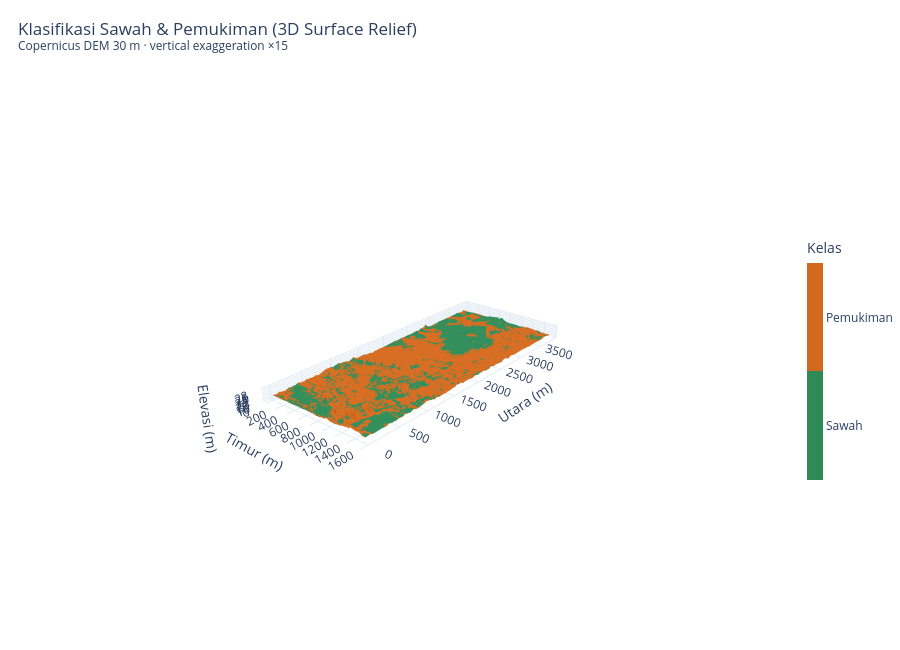

Source (notebook cell):
### Code cell
import plotly.graph_objects as go

span_x, span_y = x.max(), y.max()
span_z = max(float(np.nanmax(z) - np.nanmin(z)), 1.0)
big = max(span_x, span_y)
ar = dict(x=span_x / big, y=span_y / big,
          z=float(np.clip(span_z * VERTICAL_EXAGGERATION / big, 0.05, 0.4)))   # keep the relief visible but not absurd
real_ve = ar["z"] * big / span_z

fig3d = go.Figure(go.Surface(
    x=x, y=y, z=z, surfacecolor=c, cmin=1, cmax=2,
    colorscale=[[0, COLORS[1]], [0.5, COLORS[1]], [0.5, COLORS[2]], [1, COLORS[2]]],
    colorbar=dict(title="Kelas", tickvals=[1.25, 1.75], ticktext=["Sawah", "Pemukiman"],
                  len=0.45, thickness=16, x=0.94),
    lighting=dict(ambient=0.65, diffuse=0.85, roughness=0.9, specular=0.05, fresnel=0.1),
    hovertemplate="Timur %{x:.0f} m<br>Utara %{y:.0f} m<br>Elevasi %{z:.1f} m<extra></extra>"))
fig3d.update_layout(
    title=dict(text=f"Klasifikasi Sawah & Pemukiman (3D Surface Relief)<br>"
                    f"<sup>Copernicus DEM 30 m · vertical exaggeration ×{real_ve:.0f}</sup>", x=0.02),
    scene=dict(xaxis=dict(title="Timur (m)"), yaxis=dict(title="Utara (m)"),
               zaxis=dict(title="Elevasi (m)", range=[float(np.nanmin(z)) - 0.5, float(np.nanmax(z)) + 0.5]),
               aspectmode="manual", aspectratio=ar,
               camera=dict(eye=dict(x=1.35, y=-1.6, z=0.95))),
    margin=dict(l=0, r=0, t=70, b=0), height=650, template="plotly_white")

fig3d.write_html(str(BASE / "assets/peta_3d.html"), include_plotlyjs="cdn", full_html=True, config={"responsive": True})
print("Saved assets/peta_3d.html")
fig3d.show()

### Figure 1 — Plotly figure (JSON) as saved in the notebook; plotly's stock layout.template omitted (floating-point values rounded to 4 significant figures; data arrays with more than 128 entries replaced by an {"elided": "..."} marker saying what was removed)
{"data": [{"cmax": 2, "cmin": 1, "colorbar": {"len": 0.45, "thickness": 16, "ticktext": ["Sawah", "Pemukiman"], "tickvals": [1.25, 1.75], "title": {"text": "Kelas"}, "x": 0.94}, "colorscale": [[0, "#2e8b57"], [0.5, "#2e8b57"], [0.5, "#d2691e"], [1, "#d2691e"]], "hovertemplate": "Timur %{x:.0f} m<br>Utara %{y:.0f} m<br>Elevasi %{z:.1f} m<extra></extra>", "lighting": {"ambient": 0.65, "diffuse": 0.85, "fresnel": 0.1, "roughness": 0.9, "specular": 0.05}, "surfacecolor": {"elided": "381x157 float values"}, "type": "surface", "x": {"elided": "157 float values"}, "y": {"elided": "381 float values"}, "z": {"elided": "381x157 float values"}}], "layout": {"height": 650, "margin": {"b": 0, "l": 0, "r": 0, "t": 70}, "scene": {"aspectmode": "manual", "aspectratio": {"x": 0.4105, "y": 1, "z": 0.05}, "camera": {"eye": {"x": 1.35, "y": -1.6, "z": 0.95}}, "xaxis": {"title": {"text": "Timur (m)"}}, "yaxis": {"title": {"text": "Utara (m)"}}, "zaxis": {"range": [15.58, 29.28], "title": {"text": "Elevasi (m)"}}}, "title": {"text": "Klasifikasi Sawah & Pemukiman (3D Surface Relief)<br><sup>Copernicus DEM 30 m · vertical exaggeration ×15</sup>", "x": 0.02}}}
